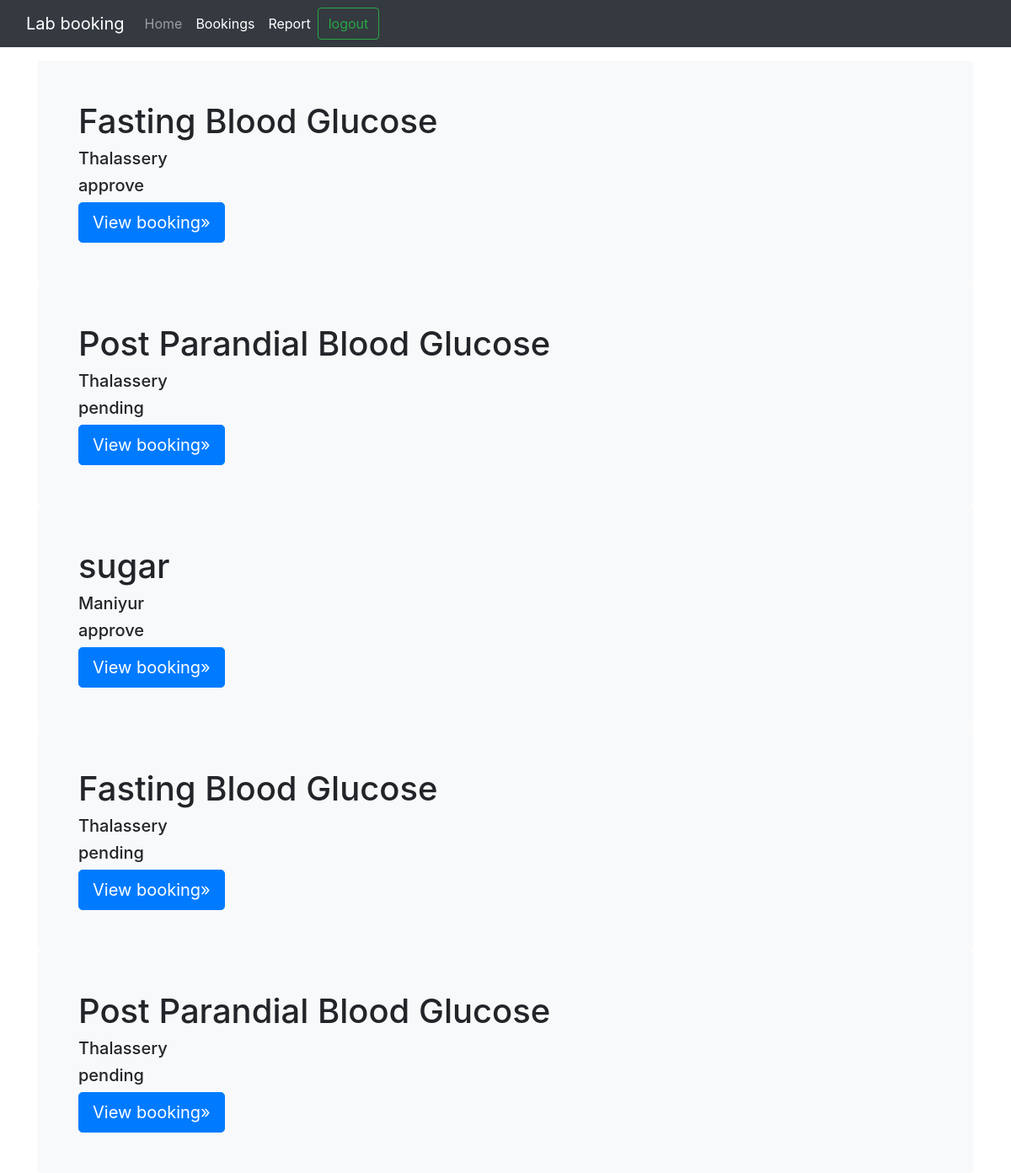
The app's page /allbook (signed in) with its own data.
### Technician/models.py (models this page shows)
class booking(models.Model):
    user=models.ForeignKey(User, on_delete=models.CASCADE)
    test=models.ForeignKey(Test, on_delete=models.CASCADE)
    date=models.DateField(auto_now=False, auto_now_add=False)
    token=models.IntegerField()
    status=models.CharField(max_length=50,default="pending")

class Test(models.Model):
    lab=models.ForeignKey(Lab, on_delete=models.CASCADE)
    name=models.CharField( max_length=50)
    cost=models.FloatField()
    duration=models.TimeField( auto_now=False, auto_now_add=False)
    def __str__(self) :
        return self.name

### account/models.py (models this page shows)
class Lab(models.Model):
    name=models.CharField(max_length=50)
    tech=models.OneToOneField(Tech, on_delete=models.CASCADE)
    Address=models.ForeignKey(Address, on_delete=models.CASCADE)
    def __str__(self) :
        return self.name

### User/views.py (the view)
# urls.py: path("allbook",allbook),
def allbook(request):
    book=booking.objects.filter(user_id=request.user.id)
    context={"book":book}
    return render(request,"user/allbook.html",context)

### templates/user/allbook.html
{% extends 'user/index.html' %}
{% block content %}
{% for i in book %}
<main class="container">
    <div class="bg-light p-5 rounded">
      <h1>{{i.test}}</h1>
      <h5>{{i.test.lab}}</h5>
      <h5>{{i.status}}</h5>
      <a class="btn btn-lg btn-primary" href="/viewb/{{i.id}}" role="button">View booking&raquo;</a>
    </div>
  </main>
  {% endfor %}
{% endblock content %}

### templates/user/index.html (shortened to what this page needs)
{% load static %}
<!doctype html>
<html lang="en">
  <head>
<link href="{% static 'dist/css/bootstrap.min.css' %}" rel="stylesheet">
    <link href="{% static 'navbar-top-fixed.css' %}" rel="stylesheet">
  </head>
  <body>
<nav class="navbar navbar-expand-md navbar-dark fixed-top bg-dark">
  <div class="container-fluid">
    <a class="navbar-brand" href="#">Lab booking</a>
    <div class="collapse navbar-collapse" id="navbarCollapse">
      <ul class="navbar-nav me-auto mb-2 mb-md-0">
        <li class="nav-item">
          <a class="nav-link {% if home %}active{% endif %} " aria-current="page" href="/vbranch">Home</a>
        </li>
        <li class="nav-item">
          <a class="nav-link {% if book %}active{% endif %}" href="/allbook">Bookings</a>
        </li>
        <li class="nav-item">
          <a class="nav-link {% if book %}active{% endif %}" href="/vr">Report</a>
        </li>
      </ul>
      <form class="d-flex">
        <a class="btn btn-outline-success" href="/logout" type="submit">logout</a>
      </form>
    </div>
  </div>
</nav>
{% block content %}{% endblock content %}
  </body>
</html>

### static/navbar-top-fixed.css (style rules this page uses)
body { min-height: 75rem; padding-top: 4.5rem; }

### records on screen
booking: test "Fasting Blood Glucose", test.lab "Thalassery", status "approve"
booking: test "Post Parandial Blood Glucose", test.lab "Thalassery", status "pending"
booking: test "sugar", test.lab "Maniyur", status "approve"
booking: test "Fasting Blood Glucose", test.lab "Thalassery", status "pending"
booking: test "Post Parandial Blood Glucose", test.lab "Thalassery", status "pending"
